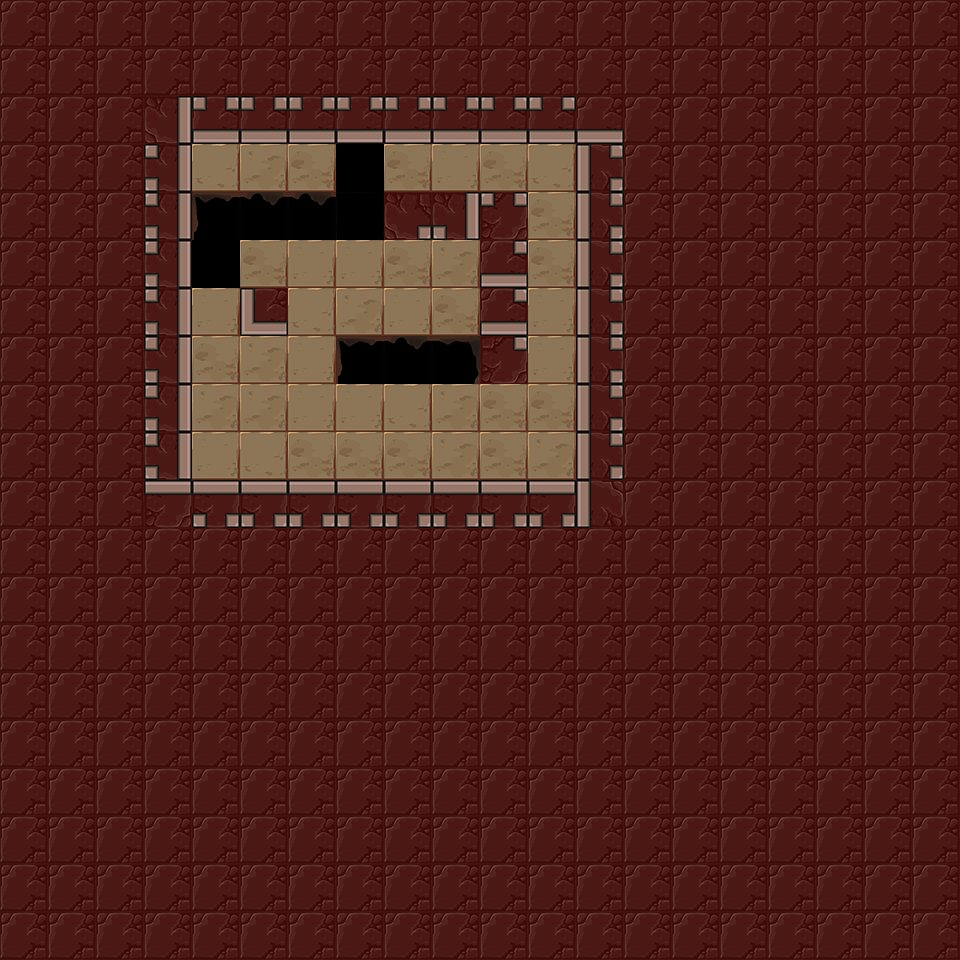

Below is a game level as drawn by its tile map, then a one-line description and the .tmx that defines it (tile-layer data replaced by summaries):
An orthogonal 20x20 tile map with 48x48 px tiles, 3 tile layers (Floor, Holes, Walls), 6 tilesets and 8 objects (4x mirror, lightOrb, lightSwitch, player_start, exit).

<map version="1.0" orientation="orthogonal" renderorder="right-down" width="20" height="20" tilewidth="48" tileheight="48" nextobjectid="80">
 <tileset firstgid="1" name="walls" tilewidth="48" tileheight="48" tilecount="42">
  <image source="../../images/kongregate_release/wall_sheet.png" width="336" height="288" />
 </tileset>
 <tileset firstgid="43" name="exit" tilewidth="48" tileheight="48" tilecount="12">
  <image source="../../images/kongregate_release/gate_sheet.png" width="192" height="144" />
 </tileset>
 <tileset firstgid="55" name="floors" tilewidth="48" tileheight="48" tilecount="4">
  <image source="../../images/kongregate_release/floor_sheet.png" width="192" height="48" />
 </tileset>
 <tileset firstgid="59" name="holes" tilewidth="48" tileheight="48" tilecount="6">
  <image source="../../images/kongregate_release/hole_sheet.png" width="288" height="48" />
 </tileset>
 <tileset firstgid="65" name="mirrors" tilewidth="48" tileheight="48" tilecount="4">
  <image source="../../images/kongregate_release/mirror_sheet.png" width="96" height="96" />
 </tileset>
 <tileset firstgid="69" name="orb_sheet" tilewidth="48" tileheight="48" tilecount="9">
  <image source="../../images/kongregate_release/orb_sheet.png" width="144" height="144" />
 </tileset>
 <layer name="Floor" width="20" height="20">
  <properties>
   <property name="tileset" value="floors" />
  </properties>
  <data>[400 cells, 40 non-empty, 4 distinct tile ids]</data>
 </layer>
 <layer name="Holes" width="20" height="20">
  <properties>
   <property name="tileset" value="holes" />
  </properties>
  <data>[400 cells, 7 non-empty, 4 distinct tile ids]</data>
 </layer>
 <layer name="Walls" width="20" height="20">
  <properties>
   <property name="tileset" value="walls" />
  </properties>
  <data>[400 cells, 351 non-empty, 15 distinct tile ids]</data>
 </layer>
 <objectgroup name="Objects" />
 <objectgroup name="Mirrors">
  <object id="72" type="mirror" gid="66" x="432" y="480" width="48" height="48">
   <properties>
    <property name="sides" value="1" />
   </properties>
  </object>
  <object id="73" type="mirror" gid="66" x="288" y="384" width="48" height="48">
   <properties>
    <property name="sides" value="1" />
   </properties>
  </object>
  <object id="74" type="mirror" gid="66" x="384" y="336" width="48" height="48">
   <properties>
    <property name="sides" value="1" />
   </properties>
  </object>
  <object id="75" type="mirror" gid="66" x="336" y="336" width="48" height="48">
   <properties>
    <property name="sides" value="1" />
   </properties>
  </object>
 </objectgroup>
 <objectgroup name="Light">
  <object id="53" type="lightOrb" gid="71" x="192" y="384" width="48" height="48">
   <properties>
    <property name="direction" value="16" />
   </properties>
  </object>
  <object id="55" type="lightSwitch" gid="76" x="192" y="192" width="48" height="48" />
 </objectgroup>
 <objectgroup color="#141ba4" name="player_start">
  <object id="45" type="player_start" x="192" y="432" width="48" height="48">
   <properties>
    <property name="direction_facing" value="16" />
    <property name="initial_zoom" value="0.7" />
   </properties>
  </object>
 </objectgroup>
 <objectgroup color="#71a400" name="Exit">
  <object id="47" type="exit" gid="43" x="432" y="288" width="48" height="48" />
 </objectgroup>
</map>
